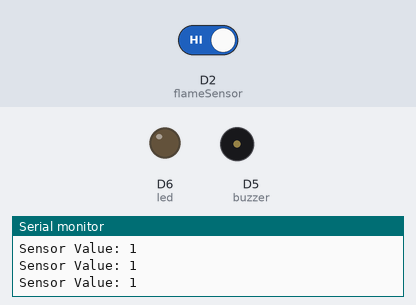
This sketch was run on a simulated ESP8266 (NodeMCU). On the bench: output pins drawn as LEDs (lit = HIGH), buzzer (waves = sounding), the last lines printed to the serial monitor. Dashed ring = blinking. The test bench sets the inputs (shaded band); at power-on: D2 (flameSensor) HIGH.

Above: at 1.4 s.
1.5 s: D2 (flameSensor) driven LOW
At 2.0 s:
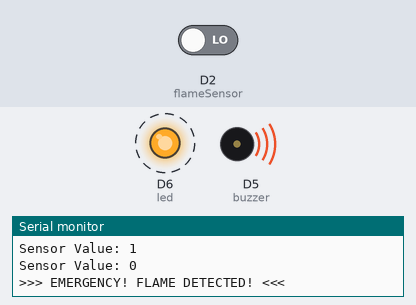
4.5 s: D2 (flameSensor) driven HIGH
At 5.5 s:
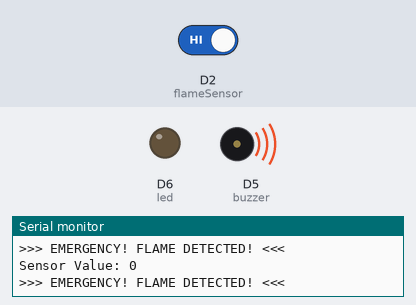
Timing chart, 0 to 7.5 s (numbered marks = the images above; inputs shaded):
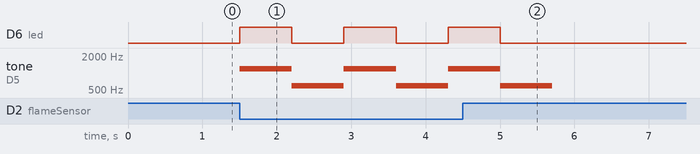

Measured:
- after the input at 1.5 s, D6 (led): alternates HIGH for 0.70 s and LOW for 0.70 s, starting at once; tone on D5 (buzzer): alternates 1200 Hz for 0.70 s and 600 Hz for 0.70 s, starting at once
- after the input at 4.5 s, D6 (led): goes on until 5.0 s, then stays LOW

The sketch:

ambulance_buzzer.ino
```cpp
// 🚑 Ambulance Style Siren + LED Alert
int flameSensor = D2; // Flame sensor pin
int buzzer = D5;      // Buzzer pin (Passive buzzer recommended)
int led = D6;         // LED pin

void setup() {
  Serial.begin(115200);
  pinMode(flameSensor, INPUT);
  pinMode(buzzer, OUTPUT);
  pinMode(led, OUTPUT);

  Serial.println("===============");
  Serial.println(" FLAME SENSOR ALERT SYSTEM ");
  Serial.println("===============");
}

// Ambulance Siren Function
void ambulanceSiren() {
  // High tone (Veeeeeee)
  tone(buzzer, 1200);
  digitalWrite(led, HIGH);
  delay(700);

  // Low tone (Oooooooo)
  tone(buzzer, 600);
  digitalWrite(led, LOW);
  delay(700);
}

void loop() {
  int sensorValue = digitalRead(flameSensor);
  Serial.println("Sensor Value: " + String(sensorValue));

  if (sensorValue == 0) { // Flame detected
    Serial.println(">>> EMERGENCY! FLAME DETECTED! <<<");
    ambulanceSiren();
  }
  else {
    noTone(buzzer);
    digitalWrite(led, LOW);
    delay(300);
  }
}
```
